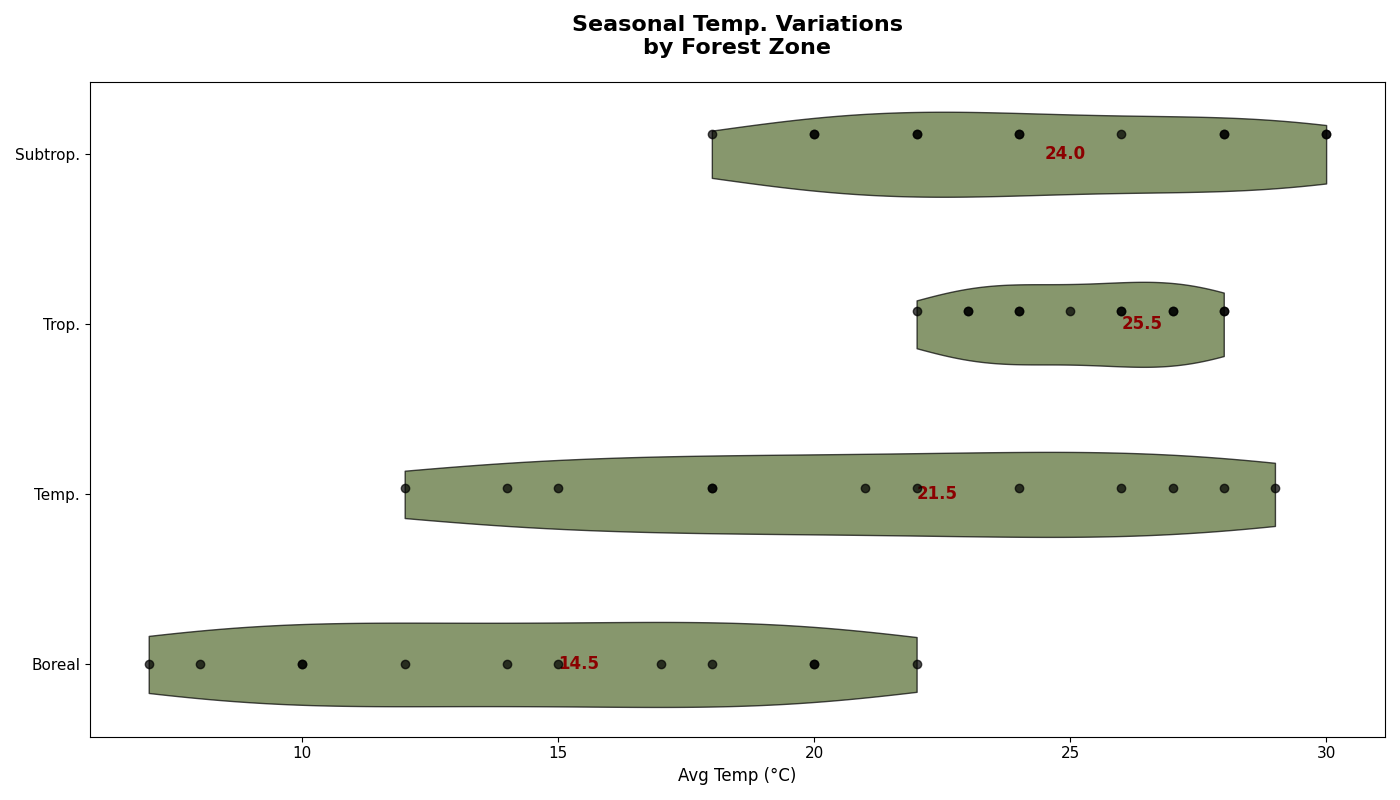

This figure's Python source:
import matplotlib.pyplot as plt
import numpy as np

boreal_temps = [7, 10, 12, 15, 17, 20, 22, 20, 18, 14, 10, 8]
temperate_temps = [12, 15, 18, 21, 24, 27, 29, 28, 26, 22, 18, 14]
tropical_temps = [22, 23, 24, 25, 26, 27, 28, 28, 27, 26, 24, 23]
subtropical_temps = [18, 20, 22, 24, 26, 28, 30, 30, 28, 24, 22, 20]
data = [boreal_temps, temperate_temps, tropical_temps, subtropical_temps]

zones = ['Boreal', 'Temp.', 'Trop.', 'Subtrop.']
fig, ax = plt.subplots(figsize=(14, 8))

vparts = ax.violinplot(data, showmeans=False, showmedians=False, showextrema=False, vert=False)

color = '#556B2F'

for pc in vparts['bodies']:
    pc.set_facecolor(color)
    pc.set_edgecolor('black')
    pc.set_alpha(0.7)

for i, temp_data in enumerate(data):
    y = np.full(len(temp_data), i + 1) + 0.04 * i  # Randomness eliminated
    ax.scatter(temp_data, y, alpha=0.7, color='black', zorder=5)

for i, forest_data in enumerate(data):
    median_val = np.median(forest_data)
    ax.text(median_val + 0.5, i + 1, f'{median_val:.1f}', verticalalignment='center', fontsize=12, color='darkred', weight='bold')

ax.set_title('Seasonal Temp. Variations\nby Forest Zone', fontsize=16, weight='bold', pad=20)
ax.set_xlabel('Avg Temp (°C)', fontsize=12)
ax.set_yticks(range(1, len(zones) + 1))
ax.set_yticklabels(zones)
plt.xticks(fontsize=11)
plt.yticks(fontsize=11)

plt.tight_layout()

plt.show()
